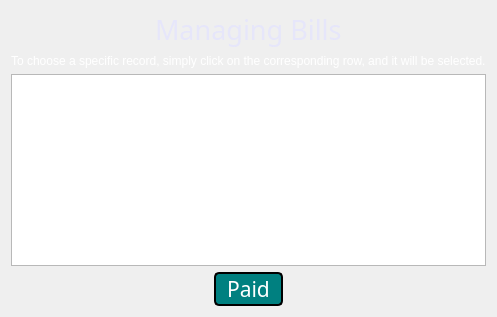
          <widget class="QWidget" name="page_22">
           <layout class="QVBoxLayout" name="verticalLayout_19">
            <item alignment="Qt::AlignHCenter">
             <widget class="QLabel" name="label_80">
              <property name="maximumSize">
               <size>
                <width>16777215</width>
                <height>60</height>
               </size>
              </property>
              <property name="font">
               <font>
                <family>Copperplate Gothic Bold</family>
                <pointsize>20</pointsize>
                <weight>50</weight>
                <bold>false</bold>
               </font>
              </property>
              <property name="styleSheet">
               <string notr="true">color:rgb(230, 230, 250)</string>
              </property>
              <property name="text">
               <string>Managing Bills</string>
              </property>
             </widget>
            </item>
            <item alignment="Qt::AlignHCenter">
             <widget class="QLabel" name="label_99">
              <property name="font">
               <font>
                <pointsize>9</pointsize>
               </font>
              </property>
              <property name="styleSheet">
               <string notr="true">color:white</string>
              </property>
              <property name="text">
               <string>To choose a specific record, simply click on the corresponding row, and it will be selected.</string>
              </property>
             </widget>
            </item>
            <item>
             <widget class="QTableView" name="tableView_10">
              <property name="alternatingRowColors">
               <bool>true</bool>
              </property>
              <property name="selectionMode">
               <enum>QAbstractItemView::SingleSelection</enum>
              </property>
              <property name="selectionBehavior">
               <enum>QAbstractItemView::SelectRows</enum>
              </property>
             </widget>
            </item>
            <item alignment="Qt::AlignHCenter">
             <widget class="QPushButton" name="pushButton_17">
              <property name="font">
               <font>
                <family>Arial Rounded MT Bold</family>
                <pointsize>16</pointsize>
               </font>
              </property>
              <property name="styleSheet">
               <string notr="true">QPushButton {
    background-color: rgb(0, 128, 128); /* Teal Blue */
    border: none;
    color: white;
    border: 2px solid black;
    border-radius: 5px;
}

QPushButton:hover {
    background-color: rgb(0, 100, 100); /* Darker Teal Blue on hover */
    color: white;
}

QPushButton:pressed {	
    background-color: rgb(0, 80, 80); /* Dark Teal Blue on press */
    color: white;
}
</string>
              </property>
              <property name="text">
               <string>  Paid  </string>
              </property>
             </widget>
            </item>
           </layout>
          </widget>
